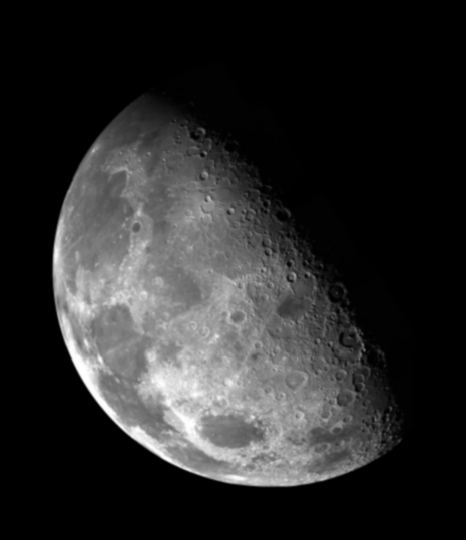
#> input picture egitimseti/sharpened/Fig0338(a)(blurry_moon).pgm, 466 x 540 px
$ python sharpened.py
#> lines starting #> are read from the running program, lines starting #| are printed output that depends on the picture
import matplotlib
import matplotlib.pyplot as plt
import matplotlib.image as mpimg
from scipy import signal

import cv2

import numpy as np

img = cv2.imread("Fig0338(a)(blurry_moon).pgm",0)
#> img is the input picture: shape (540, 466); min 0, max 254, mean 42.7
kernel = np.array([[0,-1,0],[-1,4,-1],[0,-1,0]])
c=np.array([[0,0,0],[0,1,0],[0,0,0]])
dst = signal.convolve2d(img,kernel)
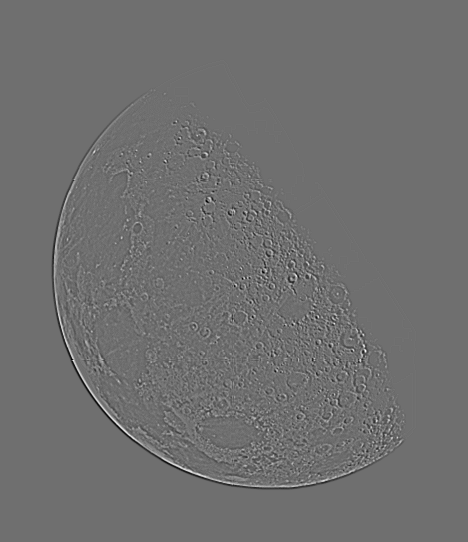
#> dst: shape (542, 468) int64; min -83, max 106, mean 0; drawn with min black and max white
c=signal.convolve2d(img,c)

sharpened=c+dst
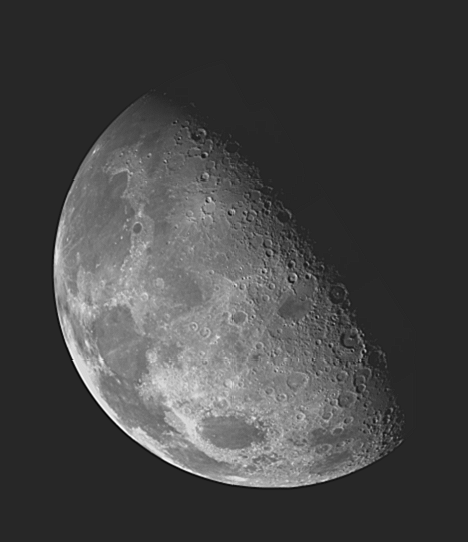
#> sharpened: shape (542, 468) int64; min -57, max 314, mean 42.3; drawn with min black and max white
res = np.hstack((sharpened,dst))
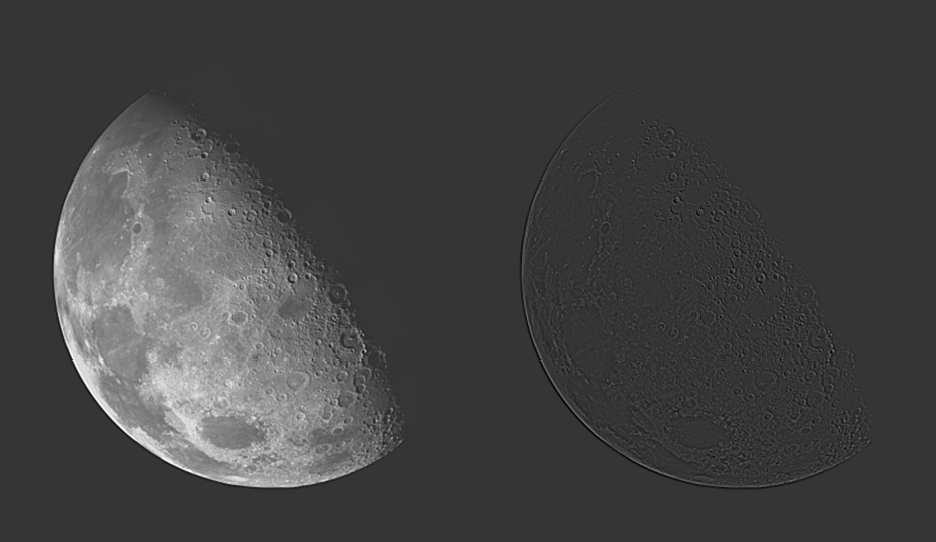
#> res: shape (542, 936) int64; min -83, max 314, mean 21.2; drawn with min black and max white
cv2.imwrite('resultsharpened.pgm',res)
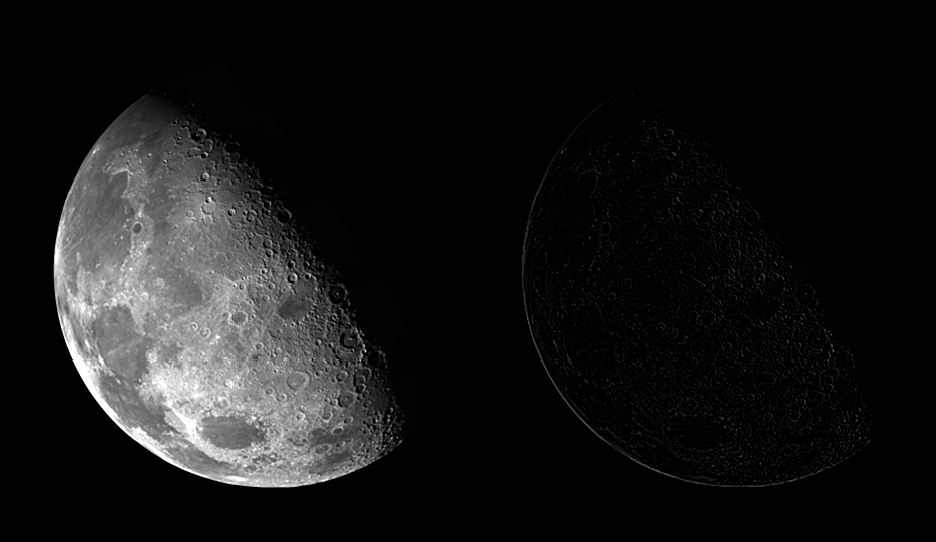
#> saved as resultsharpened.pgm: shape (542, 936); min 0, max 255, mean 22
